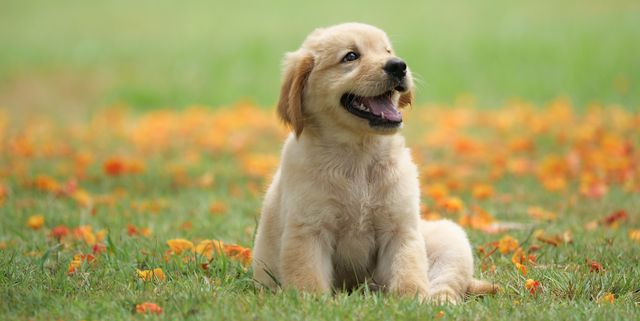
#> input picture src/image processing/dog.jpg, 640 x 321 px, given in place of the camera
$ python sift_video.py
#> lines starting #> are read from the running program, lines starting #| are printed output that depends on the picture
import cv2
import matplotlib.pyplot as plt
from scipy import ndimage
import numpy as np
import time
import copy

# set up SIFT and video
sift = cv2.SIFT_create()
bf = cv2.BFMatcher(cv2.NORM_L2, crossCheck=True)
video = cv2.VideoCapture(0)

counter = 0
while video.isOpened():
    counter += 1

    _, im1 = video.read() # (360, 640)
#> im1 is the input picture: shape (321, 640, 3); mean B, G, R 97.6, 158.6, 163.8
    im2 = copy.deepcopy(im1)
    # im2 = im2[90:270, 230:410]
    im2 = ndimage.rotate(im2, 30)[210:410, 270:510]
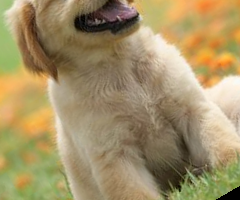
#> im2: shape (200, 240, 3); mean B, G, R 102.5, 144.6, 163.1
    # im2 = cv2.filter2D(ndimage.rotate(im2, 30)[210:410, 270:510], -1, np.ones((5, 5), np.float32)/25)

    start = time.time()

    im1 = cv2.cvtColor(im1, cv2.COLOR_BGR2GRAY)
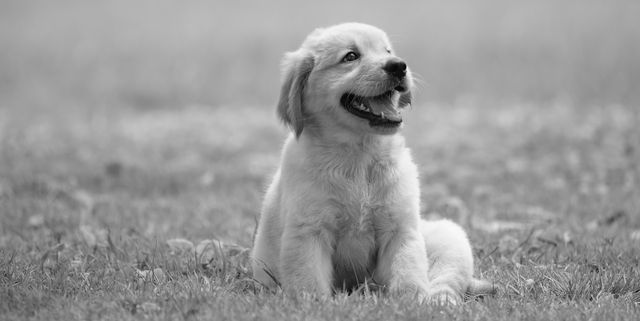
#> im1: shape (321, 640); min 0, max 250, mean 153.2
    im2 = cv2.cvtColor(im2, cv2.COLOR_BGR2GRAY)
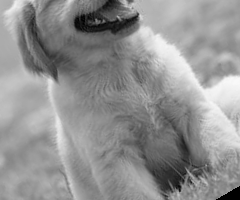
#> im2: shape (200, 240); min 0, max 249, mean 145.3

    kp1, desc1 = sift.detectAndCompute(im1, None)
#> kp1 = 623 keypoints; strongest (x, y, size): (395, 70, 13.6), (354, 55, 10.3), (404, 66, 3.6), (397, 95, 5.2)
    kp2, desc2 = sift.detectAndCompute(im2, None)
#> kp2 = 160 keypoints; strongest (x, y, size): (131, 22, 10.1), (81, 22, 12.8), (179, 188, 3.5), (104, 21, 1.9)

    matches = bf.match(desc1, desc2)
#> matches = 136 matches
    matches = sorted(matches, key=lambda x: x.distance)

    end = time.time()
    totalTime = end - start
    fps = 1 / totalTime
    if counter % 10 == 0:
        print("FPS: ", fps)

    im3 = cv2.drawMatches(im1, kp1, im2, kp2, matches[:50], im2, flags=2)
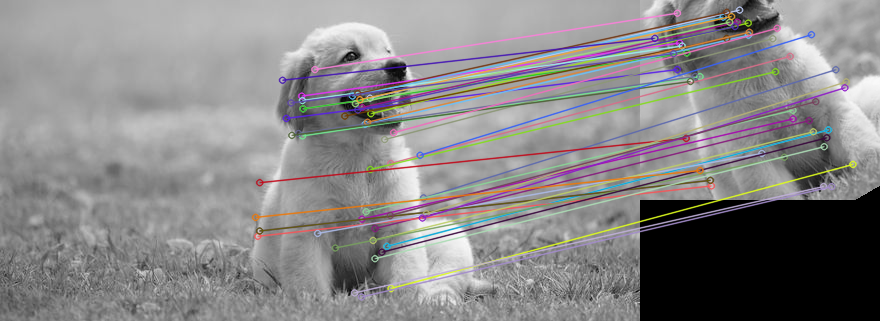
#> im3: shape (321, 880, 3); mean of channels 0, 1, 2 135.4, 134.5, 136.4; drawn as B, G, R
    cv2.imshow('SIFT', im3)
    if cv2.waitKey(5) & 0xFF == 27:
#> (key Esc is pressed here)
        break

video.release()
